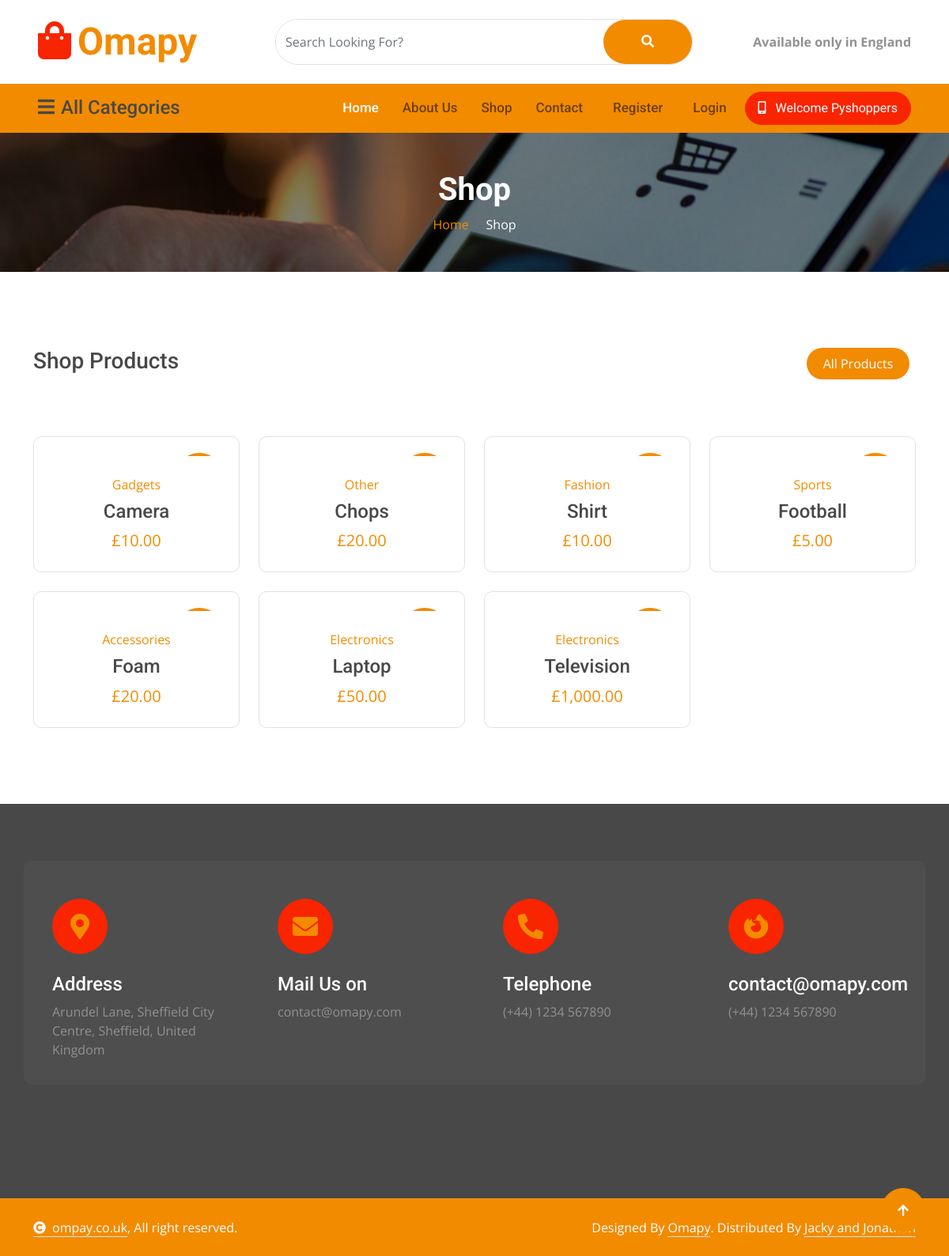
Page /shop/ on the earlier database version.
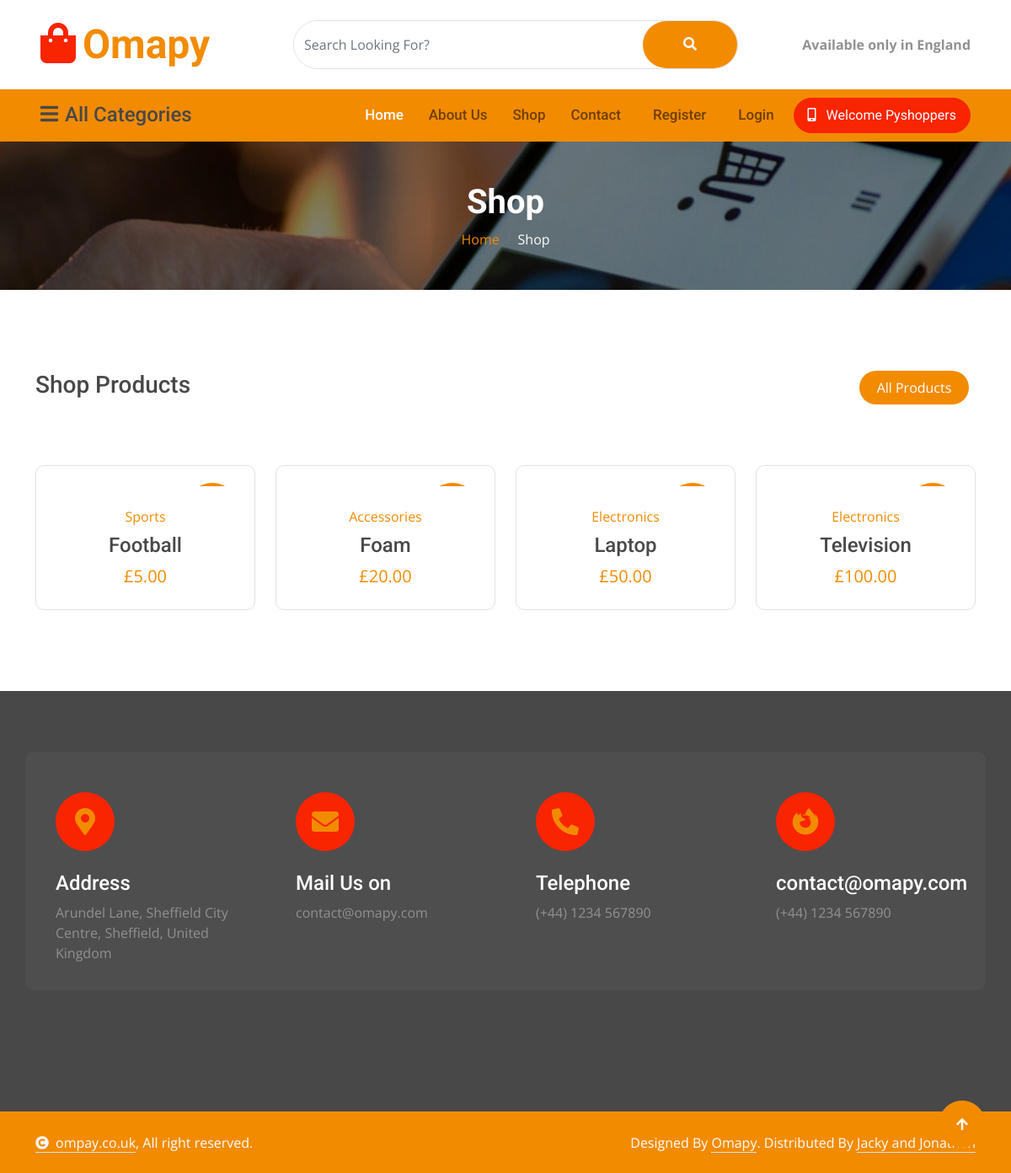
Same page on the later database version.
### tables this page shows
CREATE TABLE products (
    id INTEGER PRIMARY KEY AUTOINCREMENT,
    created TIMESTAMP DEFAULT CURRENT_TIMESTAMP,
    user INTEGER NOT NULL REFERENCES users(id),
    product_name TEXT NOT NULL,
    product_price INTEGER NOT NULL,
    product_category TEXT,
    product_brand TEXT,
    product_description TEXT,
    product_image TEXT,
    product_gallery1 TEXT,
    product_gallery2 TEXT,
    product_gallery3 TEXT
);

### app.py (the view)
@app.route('/shop/')
def shop():
    shopProducts = get_all_products()
    return render_template('shop.html',title="Shop Products",products=shopProducts)

### templates/shop.html (shortened to what this page needs)
{% extends "base.html" %}
{% block content %}
<div class="container-fluid page-header py-5">
    <h1 class="text-center text-white display-6 wow fadeInUp" data-wow-delay="0.1s">Shop</h1>
    <ol class="breadcrumb justify-content-center mb-0 wow fadeInUp" data-wow-delay="0.3s">
        <li class="breadcrumb-item"><a href="/">Home</a></li>
        <li class="breadcrumb-item active text-white">Shop</li>
    </ol>
</div>
<div class="container-fluid product py-5">
    <div class="container py-5">
        <div class="tab-class">
            <div class="row g-4">
                <div class="col-lg-4 text-start wow fadeInLeft" data-wow-delay="0.1s">
                    <h3>{{title}}</h3>
                </div>
                <div class="col-lg-8 text-end wow fadeInRight" data-wow-delay="0.1s">
                    <ul class="nav nav-pills d-inline-flex text-center mb-5">
                        <li class="nav-item mb-4">
                            <a class="d-flex mx-2 py-2 bg-light rounded-pill active" href="">
                                <span class="text-dark" style="width: 130px;">All Products</span>
                            </a>
                        </li>
                    </ul>
                </div>
            </div>
            <div class="tab-content">
                <div id="tab-1" class="tab-pane fade show p-0 active">
                    <div class="row g-4">
                        {% for product in products %}
                        <div class="col-md-6 col-lg-4 col-xl-3">
                            <div class="product-item rounded wow fadeInUp" data-wow-delay="0.1s">
                                <div class="product-item-inner border rounded">
                                    <div class="product-item-inner-item">
                                        <div class="product-new">{{product['product_brand']}}</div>
                                    </div>
                                    <div class="text-center rounded-bottom p-4">
                                        <a href="{{ url_for('product', id=product['id']) }}"
                                            class="d-block mb-2">{{product['product_category']}}</a>
                                        <a href="{{ url_for('product', id=product['id']) }}"
                                            class="d-block h4">{{product['product_name']}} </a>
                                        <span class="text-primary fs-5"> {{ product['product_price'] | gbp }}</span>
                                    </div>
                                </div>
                            </div>
                        </div>
                        {% else %}
                        <p class="text-muted">No products available.</p>
                        {% endfor %}
                    </div>
                </div>
            </div>
        </div>
    </div>
</div>
{% endblock %}

### templates/base.html (shortened to what this page needs)
<!DOCTYPE html>
<html lang="en">
<head>
    <link rel="stylesheet" href="https://use.fontawesome.com/releases/v5.15.4/css/all.css" />
    <link href="https://cdn.jsdelivr.net/npm/bootstrap-icons@1.4.1/font/bootstrap-icons.css" rel="stylesheet">
    <link href="{{ url_for('static', filename='lib/animate/animate.min.css') }}" rel="stylesheet">
    <link href="{{ url_for('static', filename='lib/owlcarousel/assets/owl.carousel.min.css') }}" rel="stylesheet">
    <link href="{{ url_for('static', filename='css/bootstrap.min.css') }}" rel="stylesheet">
    <link href="{{url_for ('static', filename='css/style.css') }}" rel="stylesheet">
</head>
<body>
    <div class="container-fluid px-5 py-4 d-none d-lg-block">
        <div class="row gx-0 align-items-center text-center">
            <div class="col-md-4 col-lg-3 text-center text-lg-start">
                <div class="d-inline-flex align-items-center">
                    <a href="/" class="navbar-brand p-0">
                        <h1 class="display-5 text-primary m-0"><i
                                class="fas fa-shopping-bag text-secondary me-2"></i>Omapy</h1>
                    </a>
                </div>
            </div>
            <div class="col-md-4 col-lg-6 text-center">
                <div class="position-relative ps-4">
                    <form method="get" action="{{ url_for('search_product') }}">
                        <div class="d-flex border rounded-pill">
                            <input class="form-control border-0 rounded-pill w-100 py-3" type="text" name="q"
                                value="{{ request.args.get('q', '') }}" placeholder="Search Looking For?" required>
                            <button type="submit" class="btn btn-primary rounded-pill py-3 px-5" style="border: 0;">
                                <i class="fas fa-search"></i>
                            </button>
                        </div>
                    </form>
                </div>
            </div>
            <div class="col-md-4 col-lg-3 text-center text-lg-end">
                <div class="d-inline-flex align-items-center">
                    <b> Available only in England </b>
                </div>
            </div>
        </div>
    </div>
    <div class="container-fluid nav-bar p-0">
        <div class="row gx-0 bg-primary px-5 align-items-center">
            <div class="col-lg-3 d-none d-lg-block">
                <nav class="navbar navbar-light position-relative" style="width: 250px;">
                    <button class="navbar-toggler border-0 fs-4 w-100 px-0 text-start" type="button"
                        data-bs-toggle="collapse" data-bs-target="#allCat">
                        <h4 class="m-0"><i class="fa fa-bars me-2"></i>All Categories</h4>
                    </button>
                </nav>
            </div>
            <div class="col-12 col-lg-9">
                <nav class="navbar navbar-expand-lg navbar-light bg-primary ">
                    <div class="collapse navbar-collapse" id="navbarCollapse">
                        <div class="navbar-nav ms-auto py-0">
                            <a href="/" class="nav-item nav-link active">Home</a>
                            <a href="/about" class="nav-item nav-link">About Us</a>
                            <a href="/shop" class="nav-item nav-link">Shop</a>
                            <a href="/contact" class="nav-item nav-link me-2">Contact</a>
                            {% if session['user_id'] %}
                            <a href="/products" class="nav-item nav-link me-2">My Products</a>
                            <a href="/logout" class="nav-item nav-link me-2">Log Out</a>
                            {% else %}
                            <a href="/register" class="nav-item nav-link me-2">Register</a>
                            <a href="/login" class="nav-item nav-link me-2">Login</a>
                            {% endif %}
                        </div>
                        {% if session['user_id'] %}
                        <a href="" class="btn btn-secondary rounded-pill py-2 px-4 px-lg-3 mb-3 mb-md-3 mb-lg-0"><i
                                class="fa fa-mobile-alt me-2"></i> Welcome {{ username }} </a>
                        {% else %}
                        <a href="" class="btn btn-secondary rounded-pill py-2 px-4 px-lg-3 mb-3 mb-md-3 mb-lg-0"><i
                                class="fa fa-mobile-alt me-2"></i> Welcome Pyshoppers </a>
                        {% endif %}
                    </div>
                </nav>
            </div>
        </div>
    </div>
    {% block content %}{% endblock %}
    <div class="container-fluid footer py-5 wow fadeIn" data-wow-delay="0.2s">
        <div class="container py-5">
            <div class="row g-4 rounded mb-5" style="background: rgba(255, 255, 255, .03);">
                <div class="col-md-6 col-lg-6 col-xl-3">
                    <div class="rounded p-4">
                        <div class="rounded-circle bg-secondary d-flex align-items-center justify-content-center mb-4"
                            style="width: 70px; height: 70px;">
                            <i class="fas fa-map-marker-alt fa-2x text-primary"></i>
                        </div>
                        <div>
                            <h4 class="text-white">Address</h4>
                            <p class="mb-2">Arundel Lane, Sheffield City Centre, Sheffield, United Kingdom</p>
                        </div>
                    </div>
                </div>
                <div class="col-md-6 col-lg-6 col-xl-3">
                    <div class="rounded p-4">
                        <div class="rounded-circle bg-secondary d-flex align-items-center justify-content-center mb-4"
                            style="width: 70px; height: 70px;">
                            <i class="fas fa-envelope fa-2x text-primary"></i>
                        </div>
                        <div>
                            <h4 class="text-white">Mail Us on</h4>
                            <p class="mb-2">contact@omapy.com</p>
                        </div>
                    </div>
                </div>
                <div class="col-md-6 col-lg-6 col-xl-3">
                    <div class="rounded p-4">
                        <div class="rounded-circle bg-secondary d-flex align-items-center justify-content-center mb-4"
                            style="width: 70px; height: 70px;">
                            <i class="fa fa-phone-alt fa-2x text-primary"></i>
                        </div>
                        <div>
                            <h4 class="text-white">Telephone</h4>
                            <p class="mb-2">(+44) 1234 567890</p>
                        </div>
                    </div>
                </div>
                <div class="col-md-6 col-lg-6 col-xl-3">
                    <div class="rounded p-4">
                        <div class="rounded-circle bg-secondary d-flex align-items-center justify-content-center mb-4"
                            style="width: 70px; height: 70px;">
                            <i class="fab fa-firefox-browser fa-2x text-primary"></i>
                        </div>
                        <div>
                            <h4 class="text-white">contact@omapy.com</h4>
                            <p class="mb-2">(+44) 1234 567890</p>
                        </div>
                    </div>
                </div>
            </div>
        </div>
    </div>
    <div class="container-fluid copyright py-4">
        <div class="container">
            <div class="row g-4 align-items-center">
                <div class="col-md-6 text-center text-md-start mb-md-0">
                    <span class="text-white"><a href="#" class="border-bottom text-white"><i
                                class="fas fa-copyright text-light me-2"></i>ompay.co.uk</a>, All right
                        reserved.</span>
                </div>
                <div class="col-md-6 text-center text-md-end text-white">
                    Designed By <a class="border-bottom text-white" href="https://htmlcodex.com">Omapy</a>.
                    Distributed By <a class="border-bottom text-white" href="https://themewagon.com">Jacky and
                        Jonathan</a>
                </div>
            </div>
        </div>
    </div>
    <a href="#" class="btn btn-primary btn-lg-square back-to-top"><i class="fa fa-arrow-up"></i></a>
</body>
</html>

Differences in the rows shown:
removed products: product_category "Gadgets", product_price|gbp "£10.00"
removed products: product_category "Other", product_price|gbp "£20.00"
removed products: product_category "Fashion", product_price|gbp "£10.00"
changed products (number 4 of 4 on the later page): product_price|gbp "£1,000.00" → "£100.00"
